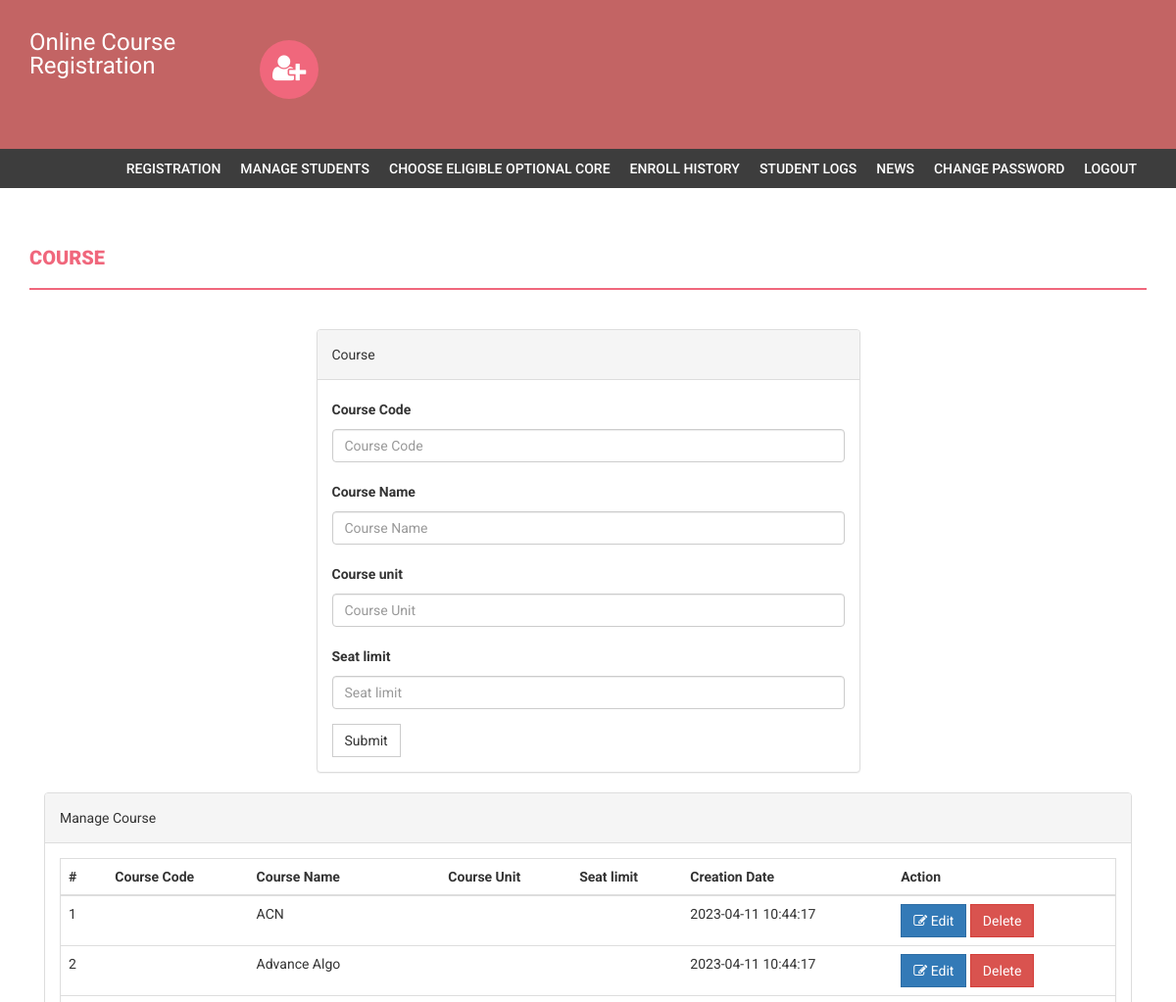
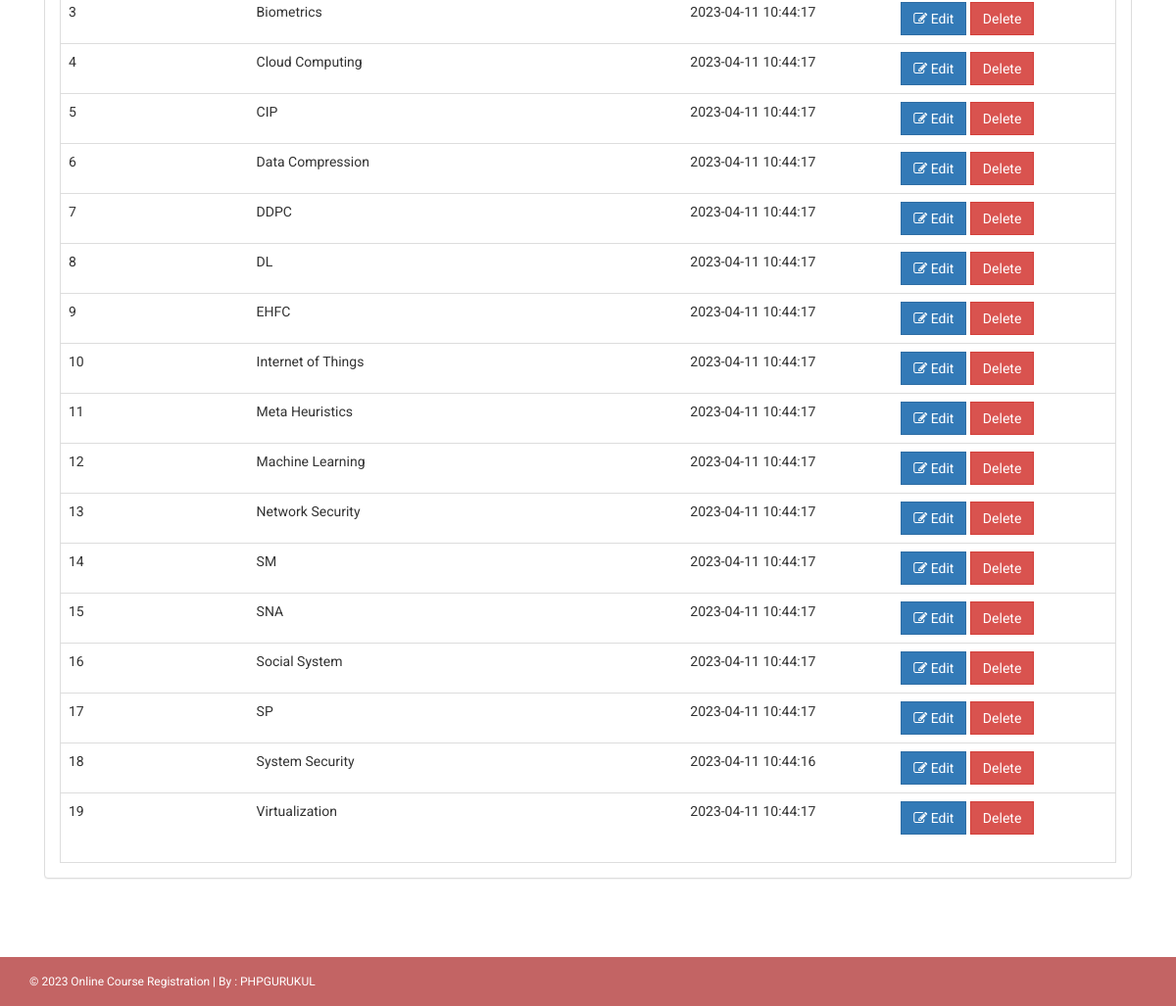
/onlinecourse/admin/course.php (signed in), run on the app's committed database (2 pictures, top to bottom).
### tables this page shows
CREATE TABLE `course` (
  `course_code` varchar(255) NOT NULL,
  `courseName` varchar(255) DEFAULT NULL,
  `courseUnit` varchar(255) DEFAULT NULL,
  `noofSeats` int(11) DEFAULT NULL,
  `bucket_number` int(11) NOT NULL,
  `seats_for_MCA` int(11) DEFAULT NULL,
  `seats_for_IMTECH_3-4` int(11) DEFAULT NULL,
  `seats_for_IMTECH_5-6` int(11) DEFAULT NULL,
  `seats_for_IMTECH_7-8` int(11) DEFAULT NULL,
  `seats_for_MTECH_AI` int(11) DEFAULT NULL,
  `seats_for_MTECH_CS` int(11) DEFAULT NULL,
  `seats_for_MTECH_IT` int(11) DEFAULT NULL,
  `creationDate` timestamp NULL DEFAULT current_timestamp(),
  `updationDate` varchar(255) DEFAULT NULL
);

### onlinecourse/admin/course.php (the view, shortened to what this page needs)
<?php
if(strlen($_SESSION['alogin'])==0)
    {
header('location:index.php');
}
else{
?>
<!DOCTYPE html>
<html xmlns="http://www.w3.org/1999/xhtml">
<head>
    <link href="../assets/css/bootstrap.css" rel="stylesheet" />
    <link href="../assets/css/font-awesome.css" rel="stylesheet" />
    <link href="../assets/css/style.css" rel="stylesheet" />
</head>
<body>
<?php include('includes/header.php');?>
<?php if($_SESSION['alogin']!="")
{
 include('includes/menubar.php');
}
 ?>
    <div class="content-wrapper">
        <div class="container">
              <div class="row">
                    <div class="col-md-12">
                        <h1 class="page-head-line">Course  </h1>
                    </div>
                </div>
                <div class="row" >
                  <div class="col-md-3"></div>
                    <div class="col-md-6">
                        <div class="panel panel-default">
                        <div class="panel-heading">
                           Course
                        </div>
                        <div class="panel-body">
                       <form name="dept" method="post">
   <div class="form-group">
    <label for="coursecode">Course Code  </label>
    <input type="text" class="form-control" id="coursecode" name="coursecode" placeholder="Course Code" required />
  </div>
 <div class="form-group">
    <label for="coursename">Course Name  </label>
    <input type="text" class="form-control" id="coursename" name="coursename" placeholder="Course Name" required />
  </div>
<div class="form-group">
    <label for="courseunit">Course unit  </label>
    <input type="text" class="form-control" id="courseunit" name="courseunit" placeholder="Course Unit" required />
  </div>
<div class="form-group">
    <label for="seatlimit">Seat limit  </label>
    <input type="text" class="form-control" id="seatlimit" name="seatlimit" placeholder="Seat limit" required />
  </div>
 <button type="submit" name="submit" class="btn btn-default">Submit</button>
</form>
                            </div>
                            </div>
                    </div>
                </div>
                <div class="col-md-12">
                    <div class="panel panel-default">
                        <div class="panel-heading">
                            Manage Course
                        </div>
                        <div class="panel-body">
                            <div class="table-responsive table-bordered">
                                <table class="table">
                                    <thead>
                                        <tr>
                                            <th>#</th>
                                            <th>Course Code</th>
                                            <th>Course Name </th>
                                            <th>Course Unit</th>
                                            <th>Seat limit</th>
                                             <th>Creation Date</th>
                                             <th>Action</th>
                                        </tr>
                                    </thead>
                                    <tbody>
<?php
$sql=mysqli_query($con,"select * from course");
$cnt=1;
while($row=mysqli_fetch_array($sql))
{
?>
                                        <tr>
                                            <td><?php echo $cnt;?></td>
                                            <td><?php echo htmlentities($row['courseCode']);?></td>
                                            <td><?php echo htmlentities($row['courseName']);?></td>
                                            <td><?php echo htmlentities($row['courseUnit']);?></td>
                                             <td><?php echo htmlentities($row['noofSeats']);?></td>
                                            <td><?php echo htmlentities($row['creationDate']);?></td>
                                            <td>
                                            <a href="edit-course.php?id=<?php echo $row['id']?>">
<button class="btn btn-primary"><i class="fa fa-edit "></i> Edit</button> </a>
  <a href="course.php?id=<?php echo $row['id']?>&del=delete" onClick="return confirm('Are you sure you want to delete?')">
                                            <button class="btn btn-danger">Delete</button>
</a>
                                            </td>
                                        </tr>
<?php
$cnt++;
} ?>
                                    </tbody>
                                </table>
                            </div>
                        </div>
                    </div>
                </div>
            </div>
        </div>
  <?php include('includes/footer.php');?>
</body>
</html>
<?php } ?>

### onlinecourse/assets/css/style.css (style rules this page uses)
body { font-family: 'Roboto', sans-serif; line-height: 30px; }
.content-wrapper { margin-top: 40px; min-height: 600px; padding-bottom: 60px; }
.page-head-line { font-weight: 900; padding-bottom: 20px; border-bottom: 2px solid #F0677C; text-transform: uppercase; color: #F0677C; font-size: 20px; margin-bottom: 40px; }
.btn { border-radius: 0px; -webkit-border-radius: 0px; -moz-border-radius: 0px; }

### data on the page
course: courseName "ACN", creationDate "2023-04-11 10:44:17"
course: courseName "Advance Algo", creationDate "2023-04-11 10:44:17"
course: courseName "Biometrics", creationDate "2023-04-11 10:44:17"
course: courseName "Cloud Computing", creationDate "2023-04-11 10:44:17"
course: courseName "CIP", creationDate "2023-04-11 10:44:17"
course: courseName "Data Compression", creationDate "2023-04-11 10:44:17"
course: courseName "DDPC", creationDate "2023-04-11 10:44:17"
course: courseName "DL", creationDate "2023-04-11 10:44:17"
course: courseName "EHFC", creationDate "2023-04-11 10:44:17"
course: courseName "Internet of Things", creationDate "2023-04-11 10:44:17"
course: courseName "Meta Heuristics", creationDate "2023-04-11 10:44:17"
course: courseName "Machine Learning", creationDate "2023-04-11 10:44:17"
course: courseName "Network Security", creationDate "2023-04-11 10:44:17"
course: courseName "SM", creationDate "2023-04-11 10:44:17"
course: courseName "SNA", creationDate "2023-04-11 10:44:17"
course: courseName "Social System", creationDate "2023-04-11 10:44:17"
course: courseName "SP", creationDate "2023-04-11 10:44:17"
course: courseName "System Security", creationDate "2023-04-11 10:44:16"
course: courseName "Virtualization", creationDate "2023-04-11 10:44:17"
